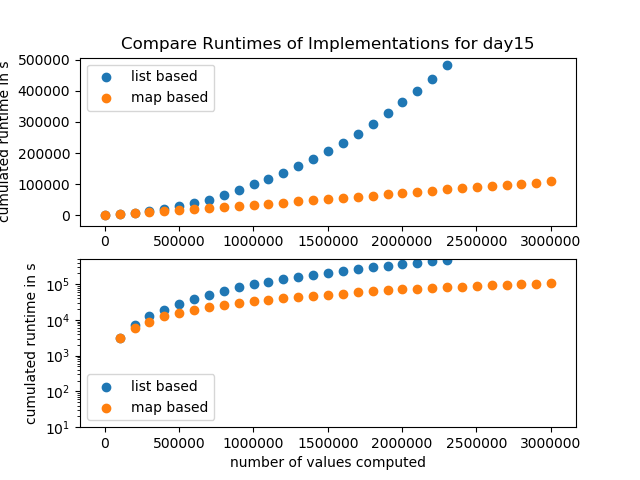

Reproduce this figure in Python.
import pandas
import matplotlib.pyplot as plt

# run day15 with `calculate_nth_number` with `logging = true` and dump the output to a file
# remove the lines with `"Problem ..."`
# then run this script

list_based = pandas.read_csv("clean_list_based.dat", sep=" ", names=["length", "time", "value"], encoding="utf_16", dtype={"length": "Int64", "time": "Int64", "value": "Int64"})
map_based = pandas.read_csv("clean_map_based.dat", sep=" ", names=["length", "time", "value"], encoding="utf_16", dtype={"length": "Int64", "time": "Int64", "value": "Int64"})

plot_every_nth_datapoint_only = 50000
N = plot_every_nth_datapoint_only  # shorthand

fig = plt.figure()

ax = fig.add_subplot(211)
ax.plot(list_based["length"][::N], list_based["time"][::N], label="list based")
ax.plot(map_based["length"][::N], map_based["time"][::N], label="map based")
ax.legend()
ax.set_ylabel("cumulated runtime in s")
ax.set_title("Compare Runtimes of Implementations for day15")

ax = fig.add_subplot(212)
ax.set_yscale("log")
ax.plot(list_based["length"][::N], list_based["time"][::N], label="list based")
ax.plot(map_based["length"][::N], map_based["time"][::N], label="map based")
ax.set_ylim([10, 500000])
ax.legend()
ax.set_ylabel("cumulated runtime in s")
ax.set_xlabel("number of values computed")

plt.savefig("day15_runtime.png")